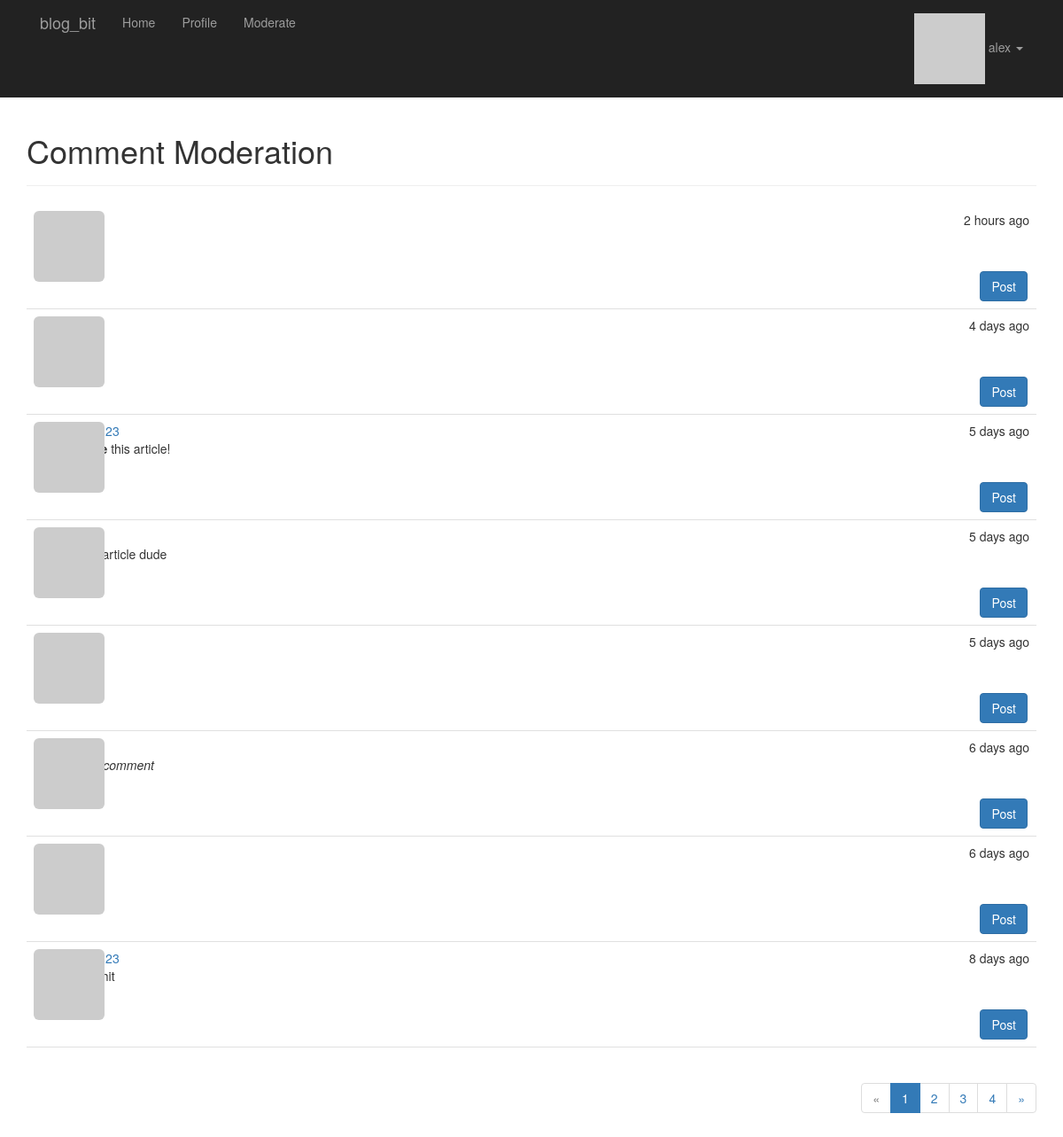
/moderate (signed in), run on the app's committed database.
### app/models/user.py (models this page shows, shortened)
class User(db.Model, UserMixin):
    id = db.Column(db.Integer, primary_key=True)
    username = db.Column(db.String(64), unique=True, index=True)
    name = db.Column(db.String(64))
    about_me = db.Column(db.Text())
    member_since = db.Column(db.DateTime(), default=datetime.utcnow)
    last_seen = db.Column(db.DateTime(), default=datetime.utcnow)
    email = db.Column(db.String(64), unique=True, index=True)
    password_hash = db.Column(db.String(128))
    pfp_hash = db.Column(db.String(32))
    confirmed = db.Column(db.Boolean, default=False)
    role_id = db.Column(db.Integer, db.ForeignKey('role.id'))
    posts = db.relationship('Post', backref='author', lazy='dynamic')
    comments = db.relationship('Comment', backref='author', lazy='dynamic')
    likes = db.relationship('Like', backref='user', lazy='dynamic')
    followed = db.relationship(
        'Follow',
        foreign_keys=[Follow.follower_id],
        backref=db.backref('follower', lazy='joined'),
        lazy='dynamic',
        cascade='all, delete-orphan'
    )
    followers = db.relationship(
        'Follow',
        foreign_keys=[Follow.followed_id],
        backref=db.backref('followed', lazy='joined'),
        lazy='dynamic',
        cascade='all, delete-orphan'
    )
    @property
    def password(self):
        raise AttributeError('Password is not a readable attribute!')
    def can(self, perm):
        return self.role is not None and self.role.has_permission(perm)
    def is_administrator(self):
        return self.can(Permission.ADMIN)
    def is_mod(self):
        return self.can(Permission.MODERATE)
    def ping(self):
        self.last_seen = datetime.utcnow()
        db.session.add(self)
        db.session.commit()
    def get_pfp(self, size=100, image_gen='retro'):
        url = 'https://secure.gravatar.com/avatar'
        return f'{url}/{self.pfp_hash}?s={size}&d={image_gen}&r=g'

### app/models/comment.py (models this page shows, shortened)
class Comment(db.Model):
    id = db.Column(db.Integer, primary_key=True)
    body = db.Column(db.Text)
    body_html = db.Column(db.Text)
    timestamp = db.Column(db.DateTime, index=True, default=datetime.utcnow)
    disabled = db.Column(db.Boolean)
    author_id = db.Column(db.Integer, db.ForeignKey('user.id'))
    post_id = db.Column(db.Integer, db.ForeignKey('post.id'))

### app/main/moderation_views.py (the view)
@main.route('/moderate')
@login_required
@permission_required(Permission.MODERATE)
def moderate():
    page = request.args.get('page', default=1, type=int)
    pagination = Comment.query.order_by(Comment.timestamp.desc()).paginate(
        page=page,
        per_page=current_app.config['COMMENTS_PER_PAGE']
    )
    comments = pagination.items
    return render_template('main/moderate.html', comments=comments, page=page, pagination=pagination)

### app/auth/views.py (called while the page is built)
@auth.before_app_request
def before_request():
    current_user = flask_login.current_user
    if current_user.is_authenticated:
        current_user.ping()  # updating user last time seen property
        if not current_user.confirmed \
                and flask.request.blueprint != 'auth' \
                and flask.request.endpoint != 'static':
            return flask.redirect(flask.url_for('auth.unconfirmed'))

### app/login.py (called while the page is built)
@login_manager.user_loader
def load_user(user_id):
    return User.query.get(int(user_id))

### app/models/role.py (called while the page is built)
    def has_permission(self, perm):
        return self.permissions & perm == perm

### blog_bit.py (called while the page is built)
@app.context_processor
def inject_permissions():
    return dict(Permission=Permission)  # to use permission in templates

### app/templates/main/moderate.html (shortened to what this page needs)
{% extends 'base.html' %}
{% import 'main/components/_pagination_macros.html' as page_macros %}
{% block page_header %}
    <h1>Comment Moderation</h1>
{% endblock %}
{% block page_content %}
    {% set moderate = True %}
    {% include 'main/components/_comments.html' %}
    <div class="pagination">
        {{ page_macros.pagination_widget(pagination, endpoint='.moderate') }}
    </div>
{% endblock %}

### app/templates/base.html (shortened to what this page needs)
{% extends 'bootstrap/base.html' %}
{% block head %}
    {{ super() }}
    <link rel="stylesheet" type="text/css" href="{{ url_for('static', filename='styles.css') }}">
{% endblock %}
{% block navbar %}
    <div class="navbar-inverse">
        <div class="container">
            <div class="navbar-header">
                <a class="navbar-brand" href={{ url_for('main.welcome') }}>blog_bit</a>
            </div>
            <div class="navbar-collapse collapse">
                <ul class="nav navbar-nav">
                    <li><a href={{ url_for('main.welcome') }}>Home</a></li>
                    {% if current_user.is_authenticated %}
                        <li><a href={{ url_for('main.profile', username=current_user.username) }}>Profile</a></li>
                    {% endif %}
                    {% if current_user.can(Permission.MODERATE) %}
                        <li><a href={{ url_for('main.moderate') }}>Moderate</a></li>
                    {% endif %}
                </ul>
                <ul class="nav navbar-nav navbar-right">
                    {% if current_user.is_authenticated %}
                        <li class="dropdown">
                            <a href="#" class="dropdown-toggle" data-toggle="dropdown">
                                <img src="{{ current_user.get_pfp(size=16) }}" alt="{{ current_user.username }} profile picture">
                                {{ current_user.username }}
                                <b class="caret"></b>
                            </a>
                        </li>
                    {% else %}
                        <li><a href={{ url_for('auth.login') }}>Login</a></li>
                    {% endif %}
                </ul>
            </div>
        </div>
    </div>
{% endblock %}
{% block content %}
    <div class="container">
        <div class="page-header">
            {% block page_header %}{% endblock %}
        </div>
        {% block page_content %}{% endblock %}
    </div>
{% endblock %}

### app/templates/main/components/_comments.html (shortened to what this page needs)
<ul class="posts" id="comments">
    {% for comment in comments %}
        <li class="post">
            <div class="profile-thumbnail">
                <a href="{{ url_for('main.profile', username=comment.author.username) }}">
                    <img class="img-rounded profile-thumbnail"
                         src="{{ comment.author.get_pfp(size=40) }}"
                         alt="{{ comment.author.username }} profile picture">
                </a>
            </div>
            <div class="post-date">{{ moment(comment.timestamp).fromNow() }}</div>
            <div class="post-author">
                <a href="{{ url_for('main.profile', username=comment.author.username) }}">
                </a>
            </div>
            <div class="post-content">
                {% if current_user.is_mod() or not comment.disabled %}
                    {{ comment.body_html | safe }}
                {% endif %}
            </div>
            {% if current_user.is_mod() and moderate %}
                <div class="post-footer">
                    <a class="btn btn-primary" href="{{ url_for('main.post', id=comment.post_id) }}#comments">
                        Post
                    </a>
                </div>
            {% endif %}
        </li>
    {% endfor %}
</ul>

### app/static/styles.css (style rules this page uses)
.profile-thumbnail { position: absolute; }
ul.posts { list-style-type: none; padding: 0px; margin: 16px 0px 0px 0px; }
ul.posts li.post { padding: 8px; border-bottom: 1px solid #e0e0e0; }
div.post-date { float: right; }
div.post-author { margin-left: 48px; }
div.post-content { margin-left: 48px; min-height: 48px; }
div.post-footer { text-align: right; }
div.post-footer * { margin-left: 2px; }
div.pagination { float: right; }

### data on the page
User: username "alex"
Comment: timestamp "2 hours ago"
Comment: timestamp "4 days ago"
Comment: timestamp "5 days ago", body_html "this article!"
Comment: timestamp "5 days ago", body_html "nice article dude"
Comment: timestamp "5 days ago"
Comment: timestamp "6 days ago", body_html "This comment"
Comment: timestamp "6 days ago"
Comment: timestamp "8 days ago"

### other printed values
{{ page }} "1" "2" "3" "4"
